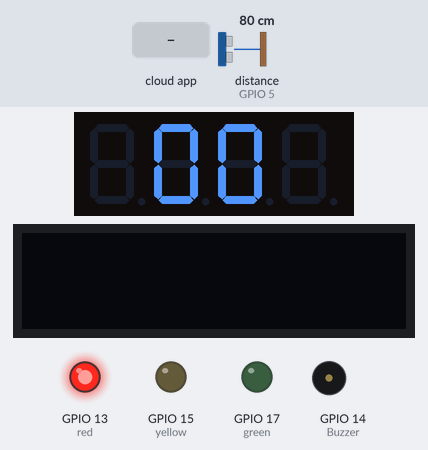
The sketch below on a simulated ESP32. On the bench: 4-digit seven-segment display, 128×32 one-colour display, output pins drawn as LEDs (lit = HIGH), buzzer (waves = sounding, pin HIGH). Wiring (inferred from the names in the program): ultrasonic range finder: trigger GPIO 2; echo GPIO 5; 4-digit 7-segment display, segments lit when LOW: segments GPIO 27, GPIO 32, GPIO 23, GPIO 33, GPIO 26, GPIO 19, GPIO 16; digit selects GPIO 18, GPIO 12, GPIO 3, GPIO 25. The test bench sets the inputs (shaded band); at power-on: distance to the obstacle (sensor on GPIO 5) 80 cm. The echo pulse lasts 58.3 µs per cm; WiFi joins after 1.5 s; servers stay silent unless stated; the display library's start-up logo is not drawn; EEPROM starts erased; the segment pins are drawn as the display they are named for; the Firebase database answers and starts empty; pins used as bus, display or sensor lines are not drawn; what the sketch prints to the serial monitor is not drawn.

Above: at 3.8 s.
3.9 s: the phone or cloud app sets ledstate to 1
At 4.6 s:
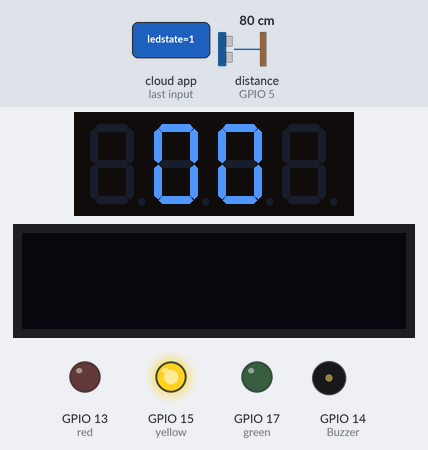
5.7 s: the phone or cloud app sets mode to 1
At 7.8 s:
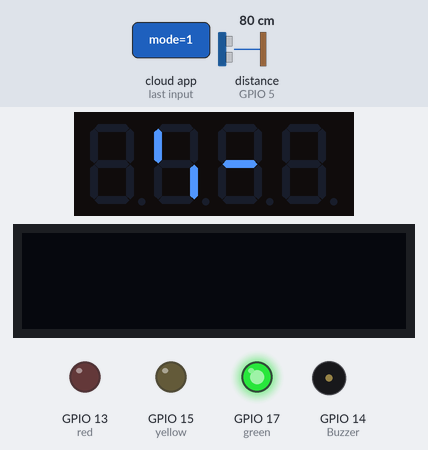
8.7 s: distance to the obstacle (sensor on GPIO 5) set to 15 cm
10.5 s: distance to the obstacle (sensor on GPIO 5) set to 12 cm
At 11.7 s:
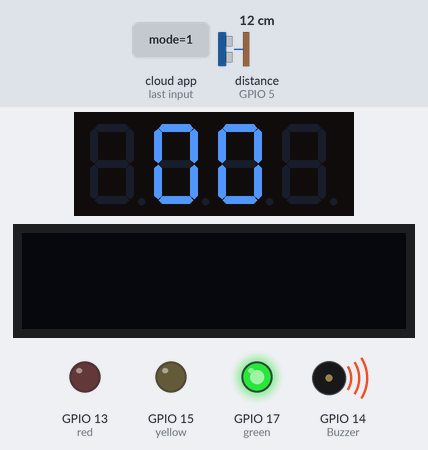
12.0 s: distance to the obstacle (sensor on GPIO 5) set to 18 cm
At 12.6 s:
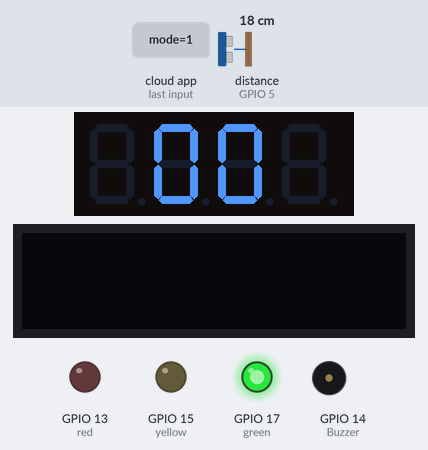
13.6 s: distance to the obstacle (sensor on GPIO 5) set to 2 cm
At 14.7 s:
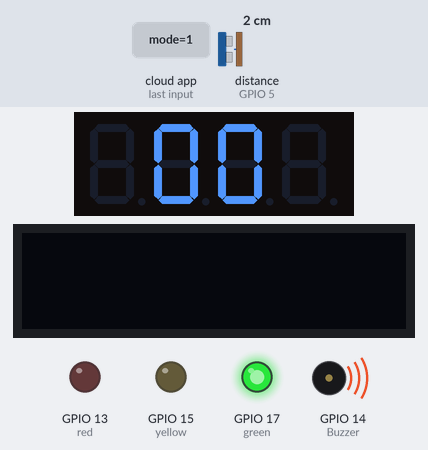
Timing chart, 0 to 16.1 s (numbered marks = the images above; inputs shaded):
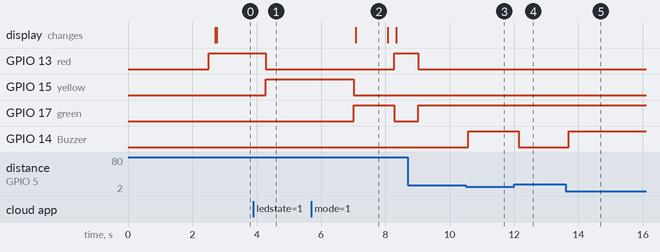

Measured:
- the behaviour switches between 14 and 13 cm on distance to the obstacle (sensor on GPIO 5) (found by bisection; images 2 and 3)
- after the input at 3.9 s, GPIO 13 (red): HIGH → LOW after 0.38 s; GPIO 15 (yellow): LOW → HIGH after 0.38 s
- after the input at 5.7 s, the display: changes after 1.4 s (image 2)
- after the input at 10.5 s, GPIO 14 (Buzzer): LOW → HIGH after 0.08 s
- after the input at 12.0 s, GPIO 14 (Buzzer): HIGH → LOW after 0.14 s
- after the input at 13.6 s, GPIO 14 (Buzzer): LOW → HIGH after 0.10 s
- what the display in image 2 shows lasts 1.0 s, from 7.1 s to 8.1 s

The sketch:

Pro3.ino
```cpp
#include <WiFi.h>
#include <Adafruit_GFX.h>
#include <Adafruit_SSD1306.h>
#include <FirebaseESP32.h>

#include "EEPROM.h"
#define EEPROM_SIZE 159
#define sw_changeled 36
#define red 13
#define yellow 15
#define green 17
#define D1 18
#define D2 12
#define A 27
#define B 32
#define C 23
#define D 33
#define G 16
#define F 19
#define E 26
#define D3 3
#define D4 25
const int pingPin = 2;
int inPin = 5;
#define Buzzer 14

#define period_t2 500

#define SCREEN_WIDTH 128
#define SCREEN_HEIGHT 32
Adafruit_SSD1306 display(SCREEN_WIDTH, SCREEN_HEIGHT, &Wire);
FirebaseData firebaseData;
const char* ssid = "KUWINEIEI";
const char* password = "09876543211";
#define FIREBASE_HOST "embedded-2d297.firebaseio.com"
#define FIREBASE_AUTH "kMVIS1AqDxKQ6xLS3hkvru4h3Nl8CcIk7iEvmXPO"
void IRAM_ATTR toState( void );
void IRAM_ATTR toCount_start( void );
void IRAM_ATTR toCount( void );
void IRAM_ATTR shownumber( void );
void IRAM_ATTR shownum(int r);
void IRAM_ATTR showDisplay(void);
void IRAM_ATTR TD(void);
void IRAM_ATTR timer1_callback( void );
void IRAM_ATTR showNumber(int num);

hw_timer_t *timer1 = NULL;
hw_timer_t *timer2 = NULL;
hw_timer_t *timer3 = NULL;
hw_timer_t *timer0 = NULL;
unsigned long lastDebounceTime = 0;
unsigned long debounceDelay = 1500;
unsigned long last_time = 0;
int leds;
unsigned long time_1 = 0;
int status7Seg = 1;
int maxs = 2;
int num = 0;
char i = 0;
char color = 'R';
bool changes = true;
int ledstate,ledstate2;
bool off = false;
int states ;
int reading ;

int lastButtonState = LOW;
int buttonState;
int EEPaddress = 158;
int times = 20;
void showred();
void showgreen();
void showyellow();
int restores ;

int modes  = 0;
bool re = false;
int oldmode = 0;
bool timeron = false;
int tmpnumber1,tmpnumber2;
bool ct = true;
long microsecondsToCentimeters(long microseconds)
{
// The speed of sound is 340 m/s or 29 microseconds per centimeter.
// The ping travels out and back, so to find the distance of the
// object we take half of the distance travelled.
return microseconds / 29 / 2;
}
void setup()

{
 Serial.begin(115200);
 delay(1000);
 Serial.printf("Connecting to %s ", ssid);
 WiFi.begin(ssid, password);
 while (WiFi.status() != WL_CONNECTED) {
 delay(500);
 Serial.print(".");
 }
  if (!EEPROM.begin(EEPROM_SIZE)) {
 Serial.println("Failed init EEPROM");
 delay(1000);
 ESP.restart();
 }
 Serial.println(" CONNECTED");
  Firebase.begin(FIREBASE_HOST, FIREBASE_AUTH);
  Firebase.reconnectWiFi(true);
  Firebase.setReadTimeout(firebaseData, 1000 * 60);
  Firebase.setwriteSizeLimit(firebaseData, "tiny");
  EEPROM.writeUChar(EEPaddress, 0);
  EEPROM.commit();
  pinMode(sw_changeled, INPUT_PULLUP);
  pinMode(red, OUTPUT);
  pinMode(green, OUTPUT);
  pinMode(yellow, OUTPUT);
  pinMode(2, OUTPUT);
  pinMode(3, OUTPUT);
  pinMode(D2,OUTPUT);
  pinMode(D1,OUTPUT);
  pinMode(D3,OUTPUT);
  pinMode(D4,OUTPUT);
  pinMode(A,OUTPUT);
  pinMode(B,OUTPUT);
  pinMode(C,OUTPUT);
  pinMode(D,OUTPUT);
  pinMode(E,OUTPUT);
  pinMode(F,OUTPUT);
  pinMode(G,OUTPUT);
  pinMode(Buzzer,OUTPUT);
  showred();
  long duration, cm;
  Serial.println(color);
  if (Firebase.getInt(firebaseData, "/mode")) {
    if (firebaseData.dataType() == "int") {
      modes = firebaseData.intData();
    }
   }
  oldmode = modes;


  if (!display.begin(SSD1306_SWITCHCAPVCC, 0x3C)) {
      Serial.println(("SSD1306 allocation failed"));
   }
   display.display();
   display.clearDisplay();
   display.setTextSize(2);
   display.setCursor(0 , 10);
   display.setTextColor(WHITE);

 /*  timer4 = timerBegin( 4, 80, true );
    timerAlarmWrite( timer4, 5000000, true );
    timerAttachInterrupt( timer4, &TD, true );
    timerAlarmEnable( timer4 );*/
  timer0 = timerBegin( 0, 80, true );
  timerAlarmWrite( timer0, 1000, true );
  timerAttachInterrupt( timer0, &timer1_callback, true );
  timerAlarmEnable( timer0 );
}


void loop()

{
  long duration,cm;
  pinMode(pingPin, OUTPUT);
  digitalWrite(pingPin, LOW);
  delayMicroseconds(2);
  digitalWrite(pingPin, HIGH);
  delayMicroseconds(5);
  digitalWrite(pingPin, LOW);
  pinMode(inPin, INPUT);
  duration = pulseIn(inPin, HIGH);
  cm = microsecondsToCentimeters(duration);
  delay(10);

  if((cm < 14)  && (color != 'G')){
    digitalWrite(Buzzer, HIGH);
  }
  else{
    digitalWrite(Buzzer, LOW);
  }
  if(off){
    Firebase.setInt(firebaseData,"/ledstate",leds);
    off = false;
    color = 'Y';
    times = 20;
  }
  if (Firebase.getInt(firebaseData, "/ledstate")) {
    if (firebaseData.dataType() == "int") {
      ledstate = firebaseData.intData();
    }
   }

  if (Firebase.getInt(firebaseData, "/mode")) {
    if (firebaseData.dataType() == "int") {
      modes = firebaseData.intData();
    }
   }


  if(ledstate == num){
    states = 1;
  }
  else{
    states = 0;
  }
  if((modes > oldmode) && (states == 1)){
     timer1 = timerBegin( 1, 80, true );
    timerAlarmWrite( timer1, 4000000, true );
    timerAttachInterrupt( timer1, &toCount_start, true );
    timerAlarmEnable( timer1 );
    oldmode = modes;
    ct = false;

  }
  if(modes < oldmode && (states == 1) ){
    oldmode = modes;
  }
  if(states > EEPROM.readUChar(EEPaddress)){

    restores = EEPROM.readUChar(EEPaddress);
    Serial.println(color);
    EEPROM.writeUChar(EEPaddress, 1);
    EEPROM.commit();

    timer1 = timerBegin( 1, 80, true );
    timerAlarmWrite( timer1, 4000000, true );
    timerAttachInterrupt( timer1, &toCount_start, true );
    timerAlarmEnable( timer1 );


  }if(states < EEPROM.readUChar(EEPaddress)){
    restores = EEPROM.readUChar(EEPaddress);

    color = 'Y';

    showyellow();
    Serial.println(color);
    EEPROM.writeUChar(EEPaddress, 0);
    EEPROM.commit();
    timer2 = timerBegin( 2, 80, true );
    timerAlarmWrite( timer2, 4000000, true );
    timerAttachInterrupt( timer2, &toState, true );
    timerAlarmEnable( timer2 );


  }

}
void IRAM_ATTR toState( void ){


     color = 'R';
     showred();
     Serial.println(color);

     timerAlarmDisable(timer2);


}
void IRAM_ATTR toCount_start(){
    color = 'G';
    showgreen();
    ct = true;
    timer3 = timerBegin( 3, 80, true );
    timerAlarmWrite( timer3, 1000000, true );
    timerAttachInterrupt( timer3, &toCount, true );
    timerAlarmEnable( timer3 );
    timerAlarmDisable(timer1);
}
void IRAM_ATTR toCount( void ){


  Serial.println(color);
  showgreen();
  Serial.println(times);


  times--;
  if(modes == 0){
    times = 20;
    timerAlarmDisable(timer3);


  }


  if(times == 0){

    if(ledstate + 1 > maxs){
      leds = 0;
    }
    else{
      leds = ledstate+1;
    }
    off = true;
    timerAlarmDisable(timer3);
  }
}

void showred(){

      digitalWrite(2, LOW );
      digitalWrite(red, HIGH );
      digitalWrite(green, LOW );
      digitalWrite(yellow, LOW );
}

void showgreen(){

      digitalWrite(2, LOW );
      digitalWrite(red, LOW );
      digitalWrite(green, HIGH );
      digitalWrite(yellow, LOW );
}

void showyellow(){

      digitalWrite(2, LOW );
      digitalWrite(red, LOW);
      digitalWrite(green, LOW );
      digitalWrite(yellow, HIGH );
}


void IRAM_ATTR timer1_callback( void )
{
  tmpnumber1 = times/10;
  tmpnumber2 = times%10;


  if (status7Seg == 1)
  {
    if(color == 'G' && times > 0 && (modes != 0) && ct){
      showNumber(tmpnumber1);
    }
    else
      showNumber(99);
    digitalWrite( D1, HIGH);
    digitalWrite( D2, LOW);
    digitalWrite( D3, HIGH);
    digitalWrite( D4, HIGH);

    status7Seg = 2;
  }
  else if (status7Seg == 2)
  {
    if(color == 'G' && times > 0 && (modes != 0) && ct){
      showNumber(tmpnumber2);
    }
    else
      showNumber(99);
    digitalWrite( D1, HIGH );
    digitalWrite( D2, HIGH );
    digitalWrite( D3, LOW);
    digitalWrite( D4, HIGH);

    status7Seg = 3;
  }
  else
  {
    status7Seg = 1;
  }

}
void IRAM_ATTR showNumber(int num)
{
  if (num == 0)
  {
    digitalWrite( A, HIGH ); digitalWrite( B, HIGH ); digitalWrite( C, HIGH );
    digitalWrite( D, HIGH ); digitalWrite( E, HIGH );  digitalWrite( F, HIGH ); digitalWrite( G, LOW );
  }
  else if (num == 1) {
    digitalWrite( A, LOW ); digitalWrite( B, HIGH ); digitalWrite( C, HIGH );
    digitalWrite( D, LOW ); digitalWrite( E, LOW );  digitalWrite( F, LOW ); digitalWrite( G, LOW );
  }
  else if (num == 2) {
    digitalWrite( A, HIGH ); digitalWrite( B, HIGH ); digitalWrite( C, LOW );
    digitalWrite( D, HIGH ); digitalWrite( E, HIGH );  digitalWrite( F, LOW ); digitalWrite( G, HIGH );
  }
  else if (num == 3) {
    digitalWrite( A, HIGH ); digitalWrite( B, HIGH ); digitalWrite( C, HIGH );
    digitalWrite( D, HIGH ); digitalWrite( E, LOW );  digitalWrite( F, LOW ); digitalWrite( G, HIGH );
  }
  else if (num == 4) {
    digitalWrite( A, LOW ); digitalWrite( B, HIGH ); digitalWrite( C, HIGH );
    digitalWrite( D, LOW ); digitalWrite( E, LOW );  digitalWrite( F, HIGH ); digitalWrite( G, HIGH );
  }
  else if (num == 5) {
    digitalWrite( A, HIGH ); digitalWrite( B, LOW ); digitalWrite( C, HIGH );
    digitalWrite( D, HIGH ); digitalWrite( E, LOW );  digitalWrite( F, HIGH ); digitalWrite( G, HIGH );
  }
  else if (num == 6) {
    digitalWrite( A, HIGH ); digitalWrite( B, LOW ); digitalWrite( C, HIGH );
    digitalWrite( D, HIGH ); digitalWrite( E, HIGH );  digitalWrite( F, HIGH ); digitalWrite( G, HIGH );
  }
  else if (num == 7) {
    digitalWrite( A, HIGH ); digitalWrite( B, HIGH ); digitalWrite( C, HIGH );
    digitalWrite( D, LOW ); digitalWrite( E, LOW );  digitalWrite( F, LOW ); digitalWrite( G, LOW );
  }
  else if (num == 8) {
    digitalWrite( A, HIGH ); digitalWrite( B, HIGH ); digitalWrite( C, HIGH );
    digitalWrite( D, HIGH ); digitalWrite( E, HIGH );  digitalWrite( F, HIGH ); digitalWrite( G, HIGH );
  }
  else if (num == 9) {
    digitalWrite( A, HIGH ); digitalWrite( B, HIGH ); digitalWrite( C, HIGH );
    digitalWrite( D, HIGH ); digitalWrite( E, LOW );  digitalWrite( F, HIGH ); digitalWrite( G, HIGH );
  }else {
    digitalWrite( A, LOW ); digitalWrite( B, LOW ); digitalWrite( C, LOW );
    digitalWrite( D, LOW ); digitalWrite( E, LOW );  digitalWrite( F, LOW ); digitalWrite( G, HIGH );
  }
}
```
